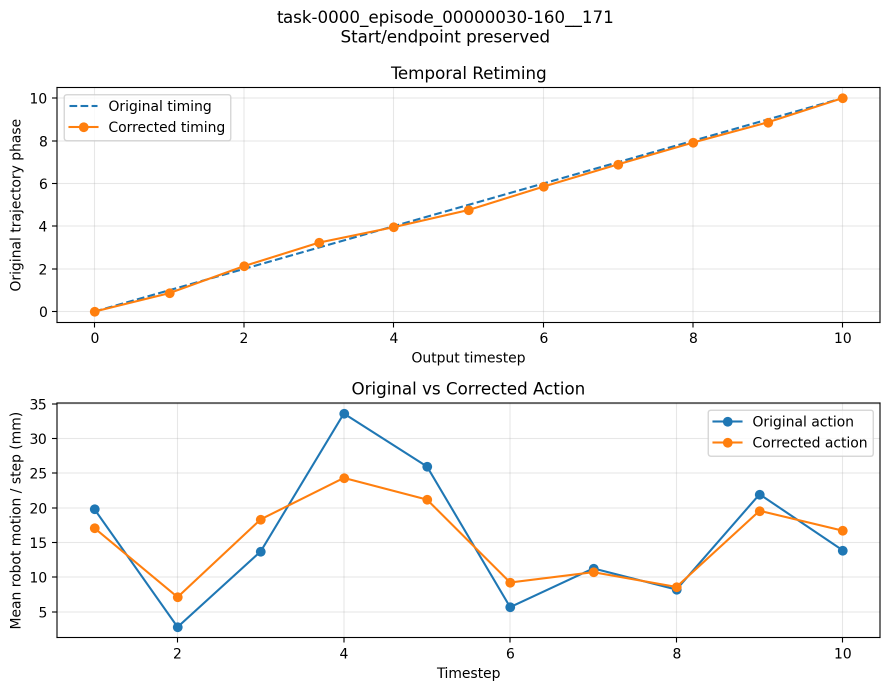
#> input picture diagnostics/results/original_vs_corrected_action.png, 1780 x 1382 px (shown at 1/2 size)
$ python -i make_problem_intro_simple_from_existing_pngs.py   (imports and definitions only)
#> lines starting #> are read from the running program, lines starting #| are printed output that depends on the picture; after the words box and inside, x2 and y2 are one past the last pixel; in counts of white or black regions, pixels touching at a corner belong together
#!/usr/bin/env python3
from pathlib import Path
import re
import numpy as np
from PIL import Image
import matplotlib.pyplot as plt
from matplotlib.lines import Line2D

# ------------------------------------------------------------
# Helpers
# ------------------------------------------------------------
def trim_whitespace(im, white_thresh=245, pad=20):
    im = im.convert("RGBA")
    arr = np.array(im)
    rgb = arr[:, :, :3]
    alpha = arr[:, :, 3] > 0

    # "not almost-white" pixels
    mask = alpha & (rgb < white_thresh).any(axis=2)
    if not mask.any():
        return im

    ys, xs = np.where(mask)
    x0 = max(int(xs.min()) - pad, 0)
    y0 = max(int(ys.min()) - pad, 0)
    x1 = min(int(xs.max()) + pad + 1, im.width)
    y1 = min(int(ys.max()) + pad + 1, im.height)
    return im.crop((x0, y0, x1, y1))


def load_original_object_crop(radio_png: Path):
    """
    Crop only the left-most '(a) Full segmented radio GT reference' object area
    from radio_breakage_final.png, then trim whitespace.
    """
    im = Image.open(radio_png).convert("RGBA")
    W, H = im.size

    # Tuned for the current 6859x1792 wide figure.
    # Keeps the object itself, avoids most titles/text.
    crop = im.crop((
        int(0.035 * W),   # left
        int(0.18 * H),    # top
        int(0.245 * W),   # right
        int(0.88 * H),    # bottom
    ))
    crop = trim_whitespace(crop, white_thresh=245, pad=25)
    return crop


def find_time_step_images(results_dir: Path):
    """
    Find t*_prediction.png under problem_failure_qualitative* folders.
    """
    found = []
    pat = re.compile(r"t(\d+)_prediction\.png$")
    for p in results_dir.rglob("t*_prediction.png"):
        if "problem_failure_qualitative" not in str(p.parent):
            continue
        m = pat.search(p.name)
        if m:
            t = int(m.group(1))
            found.append((t, p))

    found = sorted(found, key=lambda x: x[0])

    # Prefer canonical frames if they exist
    preferred = [1, 3, 5, 10]
    preferred_found = [(t, p) for (t, p) in found if t in preferred]
    if preferred_found:
        return preferred_found

    return found


# ------------------------------------------------------------
# Main
# ------------------------------------------------------------
repo_root = Path(__file__).resolve().parents[1]
results_dir = repo_root / "diagnostics" / "results"

radio_png = results_dir / "radio_breakage_visualization" / "radio_breakage_final.png"
# [2 lines not run here, left out]

time_imgs = find_time_step_images(results_dir)
# [4 lines not run here, left out]

# load images
# [1 line that did not run here, left out]
rollout = []
#> rollout = []
# [8 lines not run here, left out]

# ------------------------------------------------------------
# Figure
# ------------------------------------------------------------
n = len(rollout)
#> n = 0

fig = plt.figure(figsize=(4.2 + 2.65 * n, 6.2), dpi=300)
outer = fig.add_gridspec(
    1, 2,
    width_ratios=[1.05, 2.55],
    left=0.03, right=0.99, top=0.89, bottom=0.15, wspace=0.06
)

# Left panel: original rigid object
axL = fig.add_subplot(outer[0, 0])
# [3 lines not run here, left out]

# Right panel: rollout deterioration
# [1 line that did not run here, left out]
axes = []
# [6 lines not run here, left out]

# Right title
# [1 line that did not run here, left out]
# [1 line that did not run here, left out]
# [1 line that did not run here, left out]
# [6 lines not run here, left out]

# Vertical dashed separator
sep_x = axL.get_position().x1 + 0.01
#> sep_x = 0.312
# [22 lines not run here, left out]

out_dir = results_dir / "problem_intro_panels"
# [1 line not run here, left out]

png_path = out_dir / "problem_failure_simple.png"
pdf_path = out_dir / "problem_failure_simple.pdf"

# [7 lines not run here, left out]

>>> result = load_original_object_crop('results/original_vs_corrected_action.png')
#> call 2 of load_original_object_crop, with radio_png = 'results/original_vs_corrected_action.png'
#> in load_original_object_crop, im is the input picture: PIL image 1780x1382 RGBA; mean R, G, B, A 248.1, 247.6, 247.1, 255
#> in load_original_object_crop (call 2), `crop = im.crop(( int(0.035 * W),`:
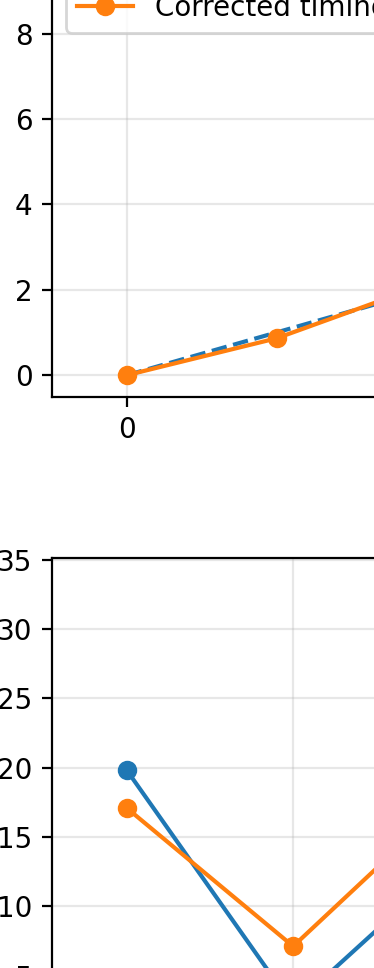
#> crop: PIL image 374x968 RGBA; mean R, G, B, A 248.5, 247.6, 246.7, 255
#> in trim_whitespace, `alpha = arr[:, :, 3] > 0`: alpha: shape (968, 374) bool; every value is 1
#> in trim_whitespace, `mask = alpha & (rgb < white_thresh).any(axis=2)`:
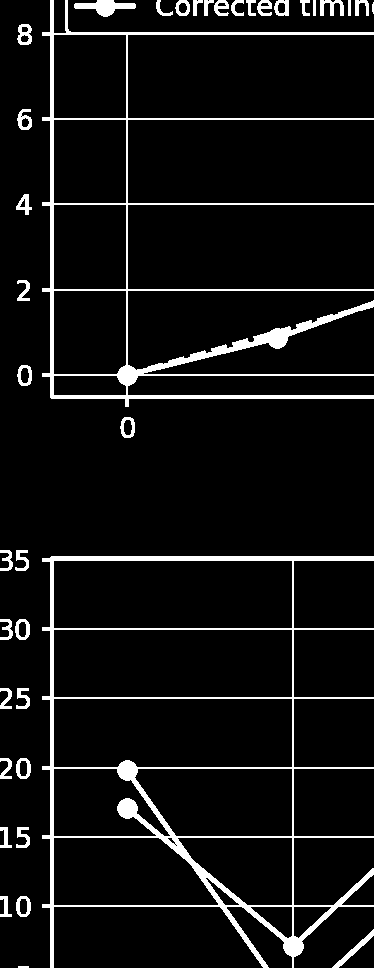
#> mask: shape (968, 374) bool; 7.1% white; 38 white regions, largest, box (x1, y1, x2, y2) and area: (42, 556, 374, 968) 10903, (42, 0, 374, 407) 9567, (74, 0, 136, 17) 535
#> in trim_whitespace, `x0 = max(int(xs.min()) - pad, 0)`: x0 = 0
#> in trim_whitespace, `x1 = min(int(xs.max()) + pad + 1, im.width)`: x1 = 374
#> in trim_whitespace, `y1 = min(int(ys.max()) + pad + 1, im.height)`: y1 = 968

$ run again, on diagnostics/results/action_working_range_v2_7987/exploratory_action_factor_top15.png
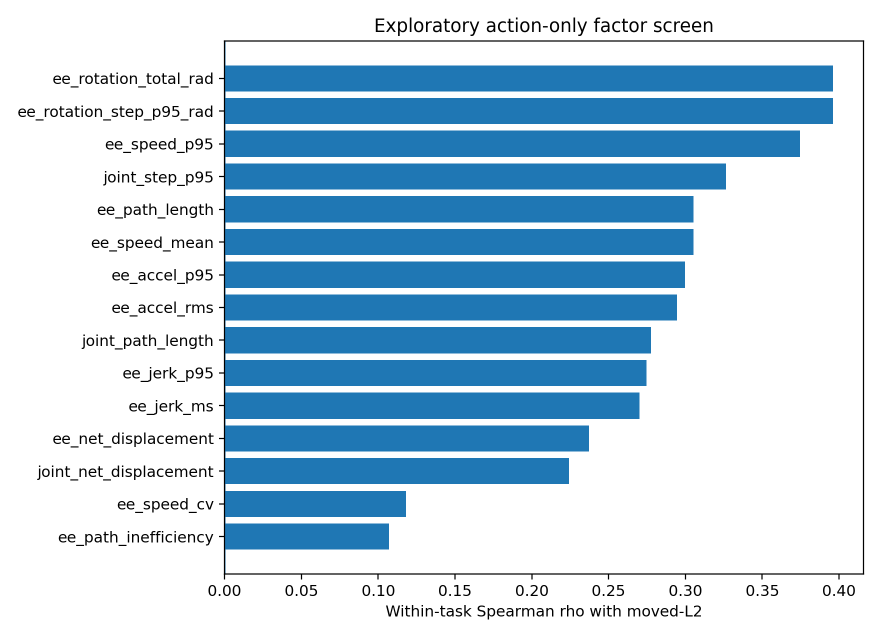
#> input picture diagnostics/results/action_working_range_v2_7987/exploratory_action_factor_top15.png, 1760 x 1276 px (shown at 1/2 size)
#> rollout = []
#> n = 0
#> sep_x = 0.312
#> in load_original_object_crop, im is the input picture: PIL image 1760x1276 RGBA; mean R, G, B, A 182.1, 208.6, 227, 255
#> alpha: shape (893, 370) bool; every value is 1
#> in trim_whitespace, `mask = alpha & (rgb < white_thresh).any(axis=2)`:
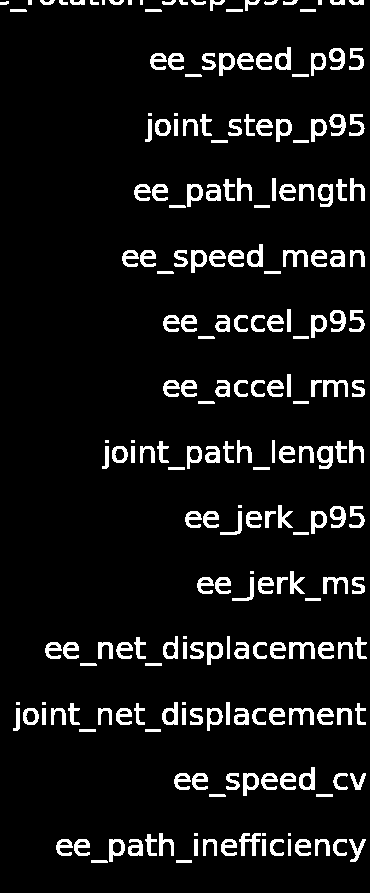
#> mask: shape (893, 370) bool; 8% white; 221 white regions (15 under 20 px), largest, box (x1, y1, x2, y2) and area: (239, 833, 261, 856) 245, (289, 642, 315, 659) 238, (323, 380, 348, 397) 225
#> x0 = 0
#> x1 = 370
#> y1 = 888
#> in trim_whitespace, `return im.crop((x0, y0, x1, y1))`:
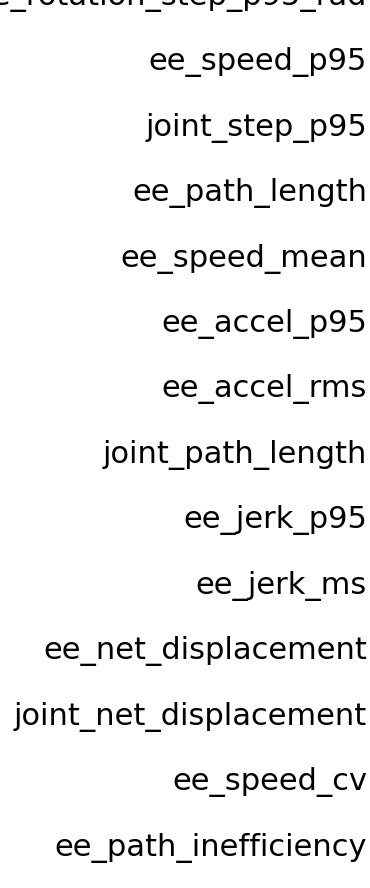
#> returned value: PIL image 370x888 RGBA; mean R, G, B, A 239.6, 239.6, 239.6, 255

$ run again, on diagnostics/results/action_working_range_v2_7987/mean_squared_jerk_error_curve.png
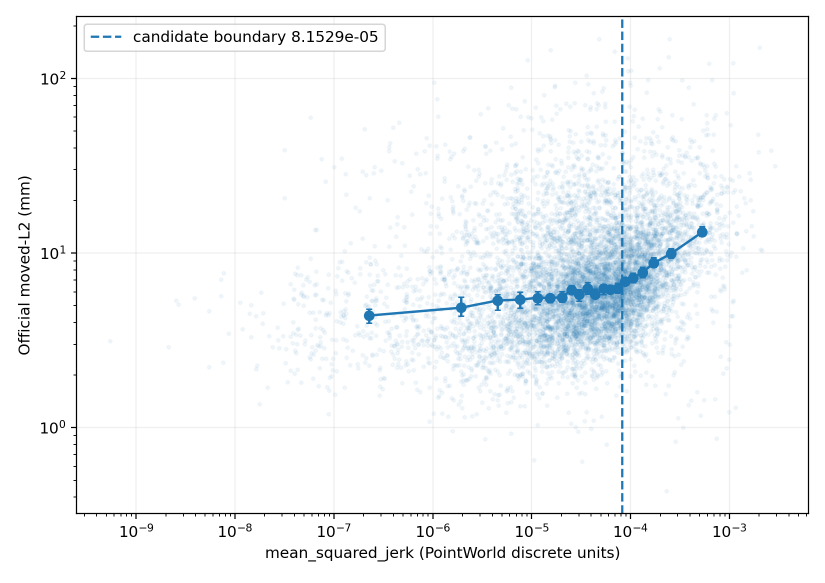
#> input picture diagnostics/results/action_working_range_v2_7987/mean_squared_jerk_error_curve.png, 1650 x 1166 px (shown at 1/2 size)
#> rollout = []
#> n = 0
#> sep_x = 0.312
#> in load_original_object_crop, im is the input picture: PIL image 1650x1166 RGBA; mean R, G, B, A 245.8, 247.9, 249.3, 255
#> in load_original_object_crop (call 2), `crop = im.crop(( int(0.035 * W),`:
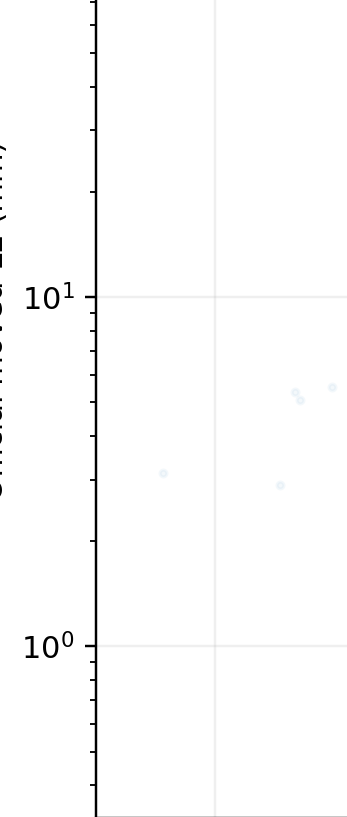
#> crop: PIL image 347x817 RGBA; mean R, G, B, A 251.9, 251.9, 252, 255
#> alpha: shape (817, 347) bool; every value is 1
#> in trim_whitespace, `mask = alpha & (rgb < white_thresh).any(axis=2)`:
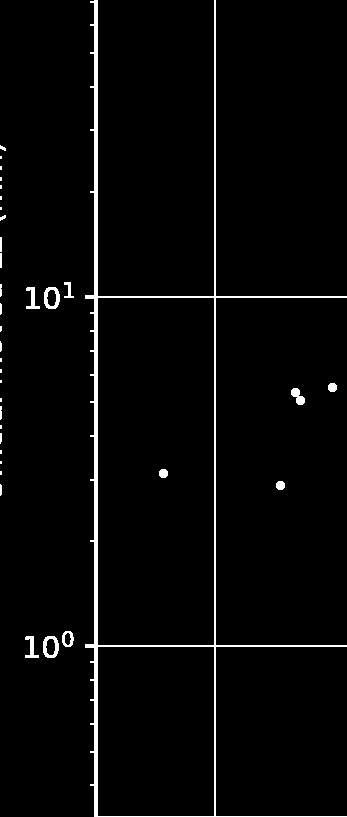
#> mask: shape (817, 347) bool; 2.8% white; 36 white regions (16 under 20 px), largest, box (x1, y1, x2, y2) and area: (85, 0, 347, 817) 6369, (44, 287, 60, 309) 190, (43, 636, 59, 658) 190
#> ys = 7896 values from 0 to 816; xs = 7896 values, max 346 at index 2474, min 0 at index 910, mean 138.4
#> x0 = 0
#> x1 = 347
#> y1 = 817

$ run again, on diagnostics/results/action_working_range_v2_7987/mean_squared_jerk_taskwise_curve.png
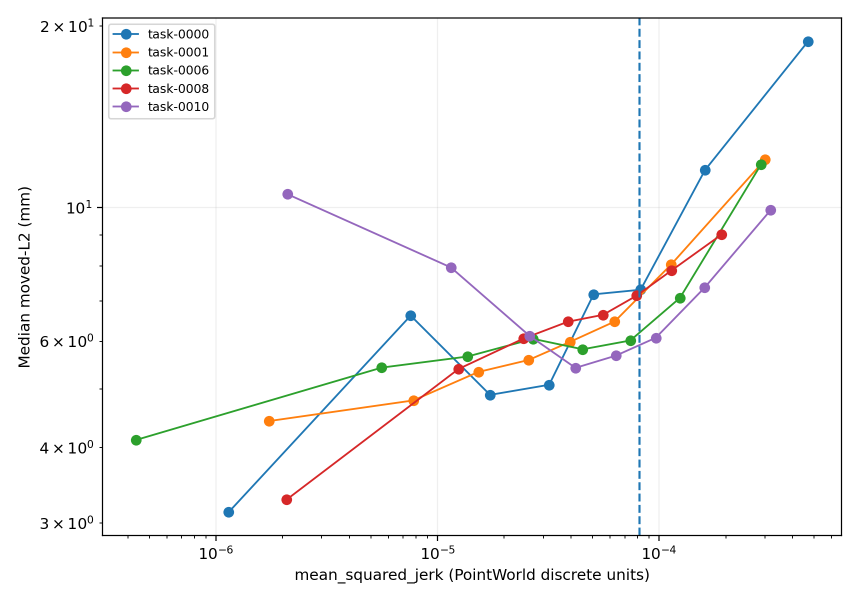
#> input picture diagnostics/results/action_working_range_v2_7987/mean_squared_jerk_taskwise_curve.png, 1716 x 1210 px (shown at 1/2 size)
#> rollout = []
#> n = 0
#> sep_x = 0.312
#> in load_original_object_crop, im is the input picture: PIL image 1716x1210 RGBA; mean R, G, B, A 249.1, 248.9, 248.8, 255
#> in load_original_object_crop (call 2), `crop = im.crop(( int(0.035 * W),`:
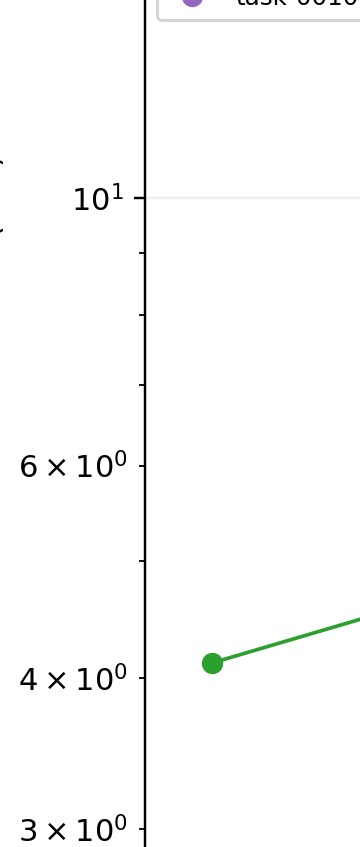
#> crop: PIL image 360x847 RGBA; mean R, G, B, A 250.6, 250.9, 250.6, 255
#> alpha: shape (847, 360) bool; every value is 1
#> in trim_whitespace, `mask = alpha & (rgb < white_thresh).any(axis=2)`:
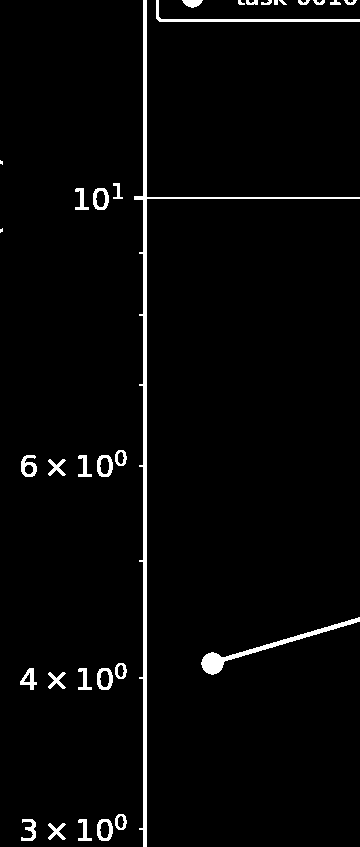
#> mask: shape (847, 360) bool; 2.9% white; 33 white regions (2 under 20 px), largest, box (x1, y1, x2, y2) and area: (134, 0, 360, 847) 3906, (201, 617, 360, 675) 1043, (156, 0, 360, 22) 666
#> ys = 8723 values from 0 to 846; xs = 8723 values, max 359 at index 759, min 0 at index 1723, mean 157.2
#> x0 = 0
#> x1 = 360
#> y1 = 847
